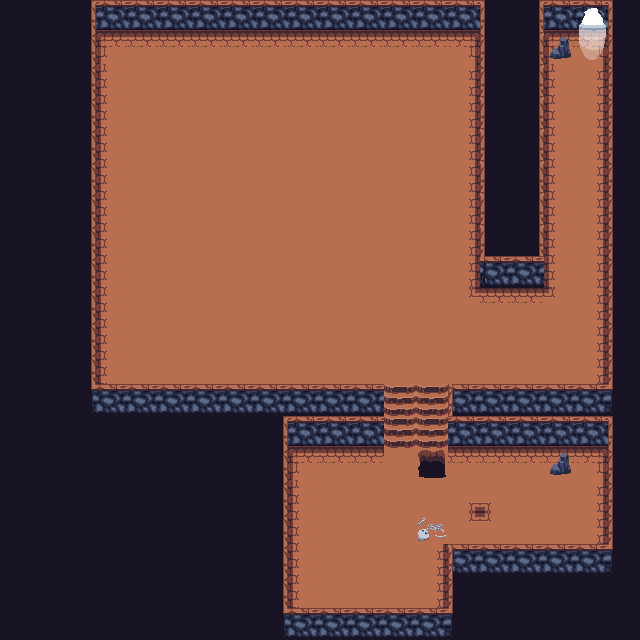

A 2D game scene composited from a Tiled map and its tileset images. What follows is a short description and the map's XML, with each tile layer's data collapsed to a summary:
An orthogonal 20x20 tile map with 32x32 px tiles, 3 tile layers (background, graphics, additional).

<map version="1.2" tiledversion="1.3.2" orientation="orthogonal" renderorder="right-down" compressionlevel="0" width="20" height="20" tilewidth="32" tileheight="32" infinite="0" nextlayerid="4" nextobjectid="1">
 <tileset firstgid="1" source="tileset_dungeon.tsx" />
 <layer id="1" name="background" width="20" height="20">
  <data>[400 cells, 396 non-empty, 1 distinct tile ids]</data>
 </layer>
 <layer id="2" name="graphics" width="20" height="20">
  <data>[400 cells, 308 non-empty, 20 distinct tile ids]</data>
 </layer>
 <layer id="3" name="additional" width="20" height="20">
  <data>[400 cells, 8 non-empty, 7 distinct tile ids]</data>
 </layer>
</map>
